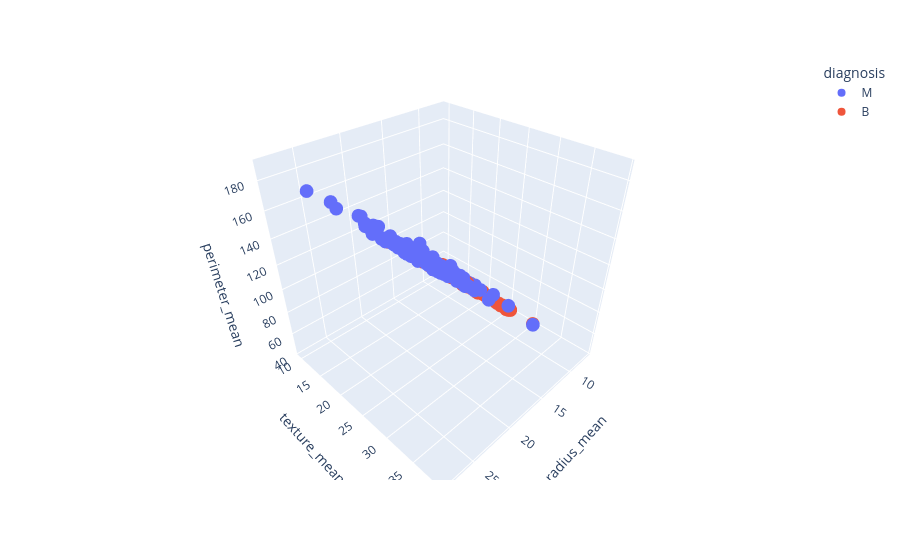

The cell this chart's notebook holds for it:
### Code cell
## 3d graph with plotly

import plotly.express as px

fig=px.scatter_3d(df,x='radius_mean',y='texture_mean',z='perimeter_mean',color='diagnosis')
fig.show()

### Figure 1 — Plotly figure (JSON) as saved in the notebook; plotly's stock layout.template omitted (floating-point values rounded to 4 significant figures; data arrays with more than 128 entries replaced by an {"elided": "..."} marker saying what was removed)
{"data": [{"hovertemplate": "diagnosis=M<br>radius_mean=%{x}<br>texture_mean=%{y}<br>perimeter_mean=%{z}<extra></extra>", "legendgroup": "M", "marker": {"color": "#636efa", "symbol": "circle"}, "mode": "markers", "name": "M", "scene": "scene", "showlegend": true, "type": "scatter3d", "x": {"elided": "212 float values"}, "y": {"elided": "212 float values"}, "z": {"elided": "212 float values"}}, {"hovertemplate": "diagnosis=B<br>radius_mean=%{x}<br>texture_mean=%{y}<br>perimeter_mean=%{z}<extra></extra>", "legendgroup": "B", "marker": {"color": "#EF553B", "symbol": "circle"}, "mode": "markers", "name": "B", "scene": "scene", "showlegend": true, "type": "scatter3d", "x": {"elided": "357 float values"}, "y": {"elided": "357 float values"}, "z": {"elided": "357 float values"}}], "layout": {"legend": {"title": {"text": "diagnosis"}, "tracegroupgap": 0}, "margin": {"t": 60}, "scene": {"domain": {"x": [0, 1], "y": [0, 1]}, "xaxis": {"title": {"text": "radius_mean"}}, "yaxis": {"title": {"text": "texture_mean"}}, "zaxis": {"title": {"text": "perimeter_mean"}}}}}
